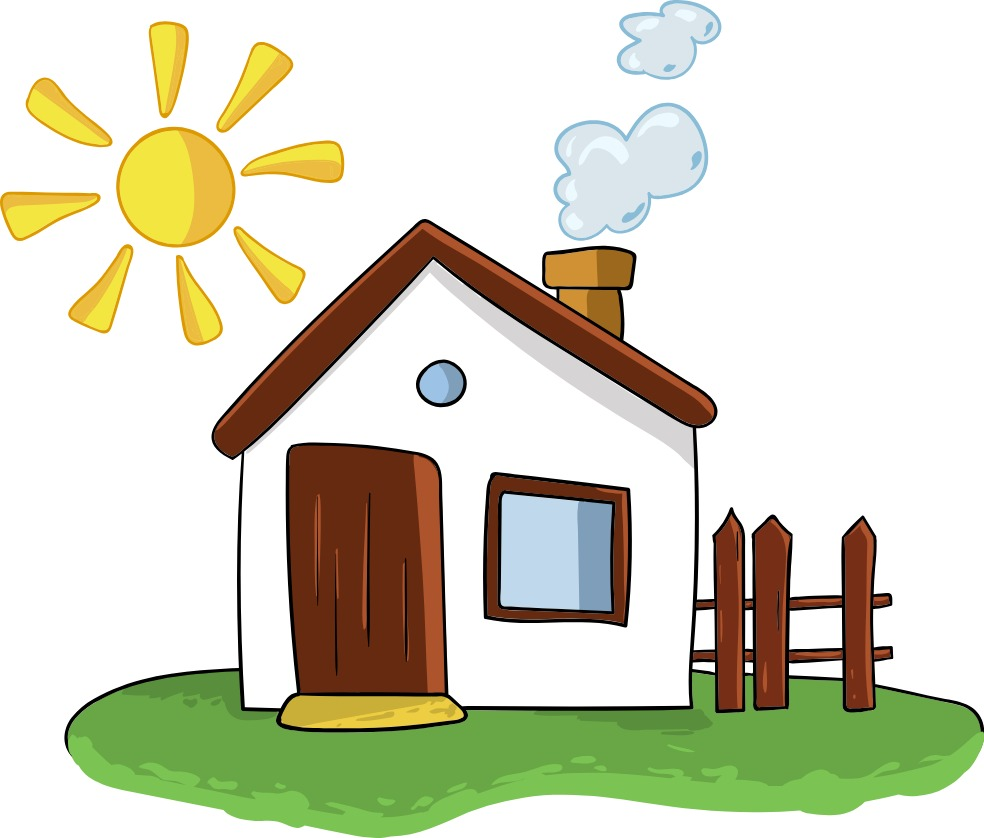
#> input picture Image Processing/house_left.jpg, 984 x 838 px
$ jupyter execute 'Image using Numpy.ipynb'
#> lines starting #> are read from the running program, lines starting #| are printed output that depends on the picture; after the words box and inside, x2 and y2 are one past the last pixel; in counts of white or black regions, pixels touching at a corner belong together
# Using NumPy to Subtract Images From Each Other

[cell 1]
import numpy as np
from PIL import Image
with Image.open("house_left.jpg") as left:
#> left is the input picture: PIL image 984x838 RGB; mean R, G, B 213.7, 213.7, 193.3
    left.load()
with Image.open("house_right.jpg") as right:
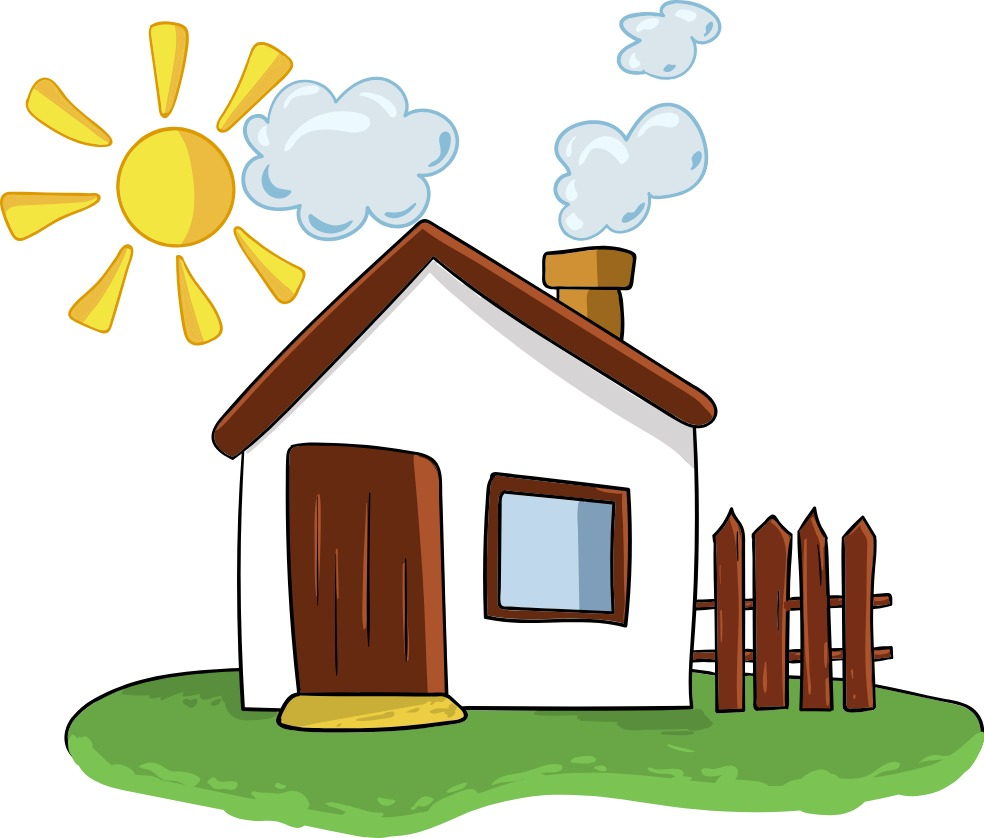
#> input picture Image Processing/house_right.jpg, 984 x 838 px
#> right is the input picture: PIL image 984x838 RGB; mean R, G, B 212, 212.1, 192.4
    right.load()
left_array = np.asarray(left)
right_array = np.asarray(right)

[cell 2]
type(left_array)

[cell 3]
type(right_array)

[cell 4]
difference_array =  right_array - left_array
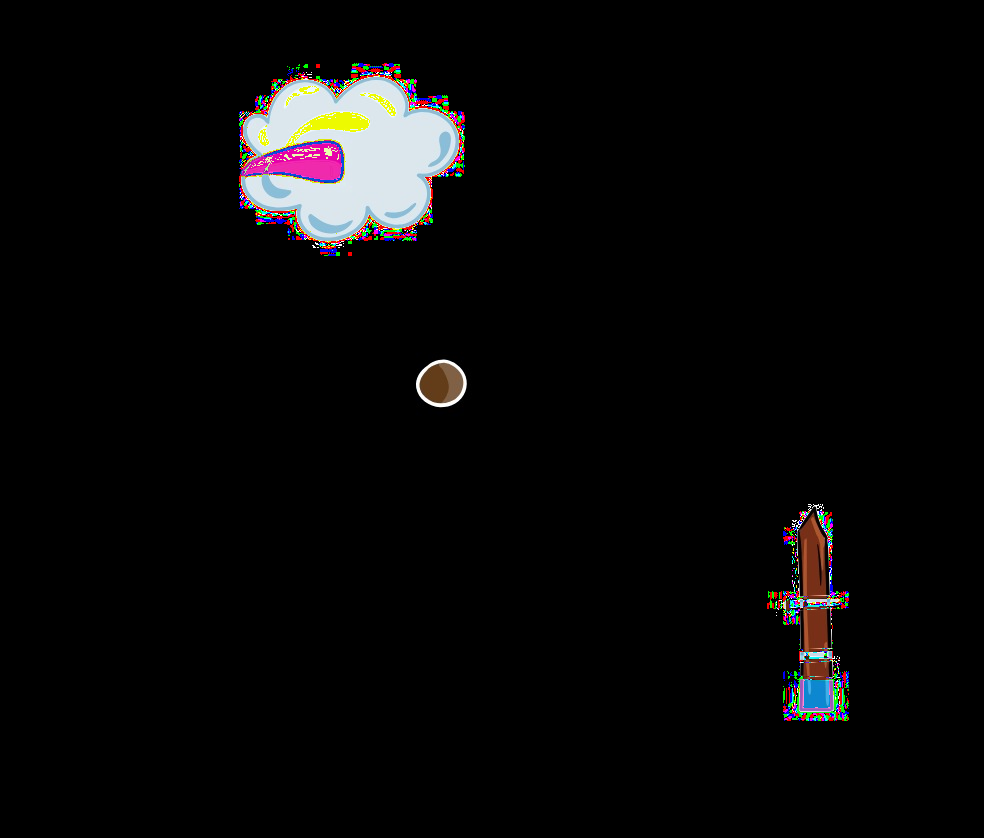
#> difference_array: shape (838, 984, 3); mean R, G, B 9, 8.5, 8.5
type(difference_array)

[cell 5]
difference = Image.fromarray(difference_array)
difference.show()

[cell 6]
#Using NumPy to Create Images

[cell 7]
import numpy as np
from PIL import Image

square = np.zeros((600, 600))
square[200:400, 200:400] = 255

square_img = Image.fromarray(square)
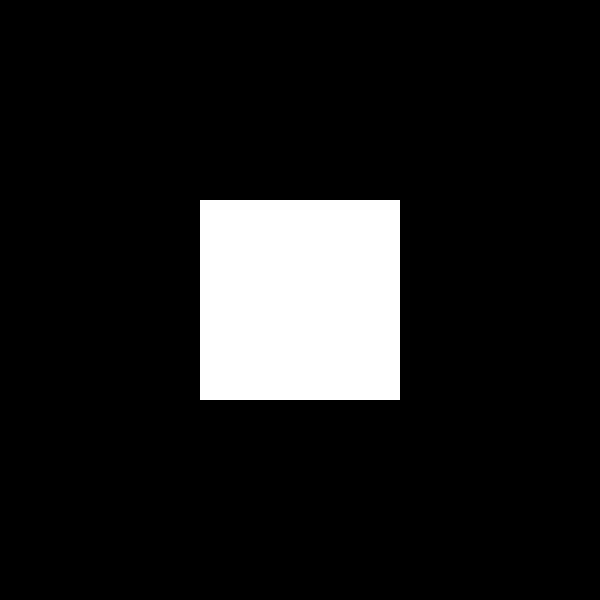
#> square_img: PIL image 600x600 F; 11.1% white; 1 white region, box (x1, y1, x2, y2) and area: (200, 200, 400, 400) 40000
square_img
square_img.show()

[cell 8]
square_img = square_img.convert("L")

[cell 9]
red = np.zeros((600, 600))
green = np.zeros((600, 600))
blue = np.zeros((600, 600))
red[150:350, 150:350] = 255
green[200:400, 200:400] = 255
blue[250:450, 250:450] = 255

red_img = Image.fromarray(red).convert("L")
#> red_img: PIL image 600x600 L; 11.1% white; 1 white region, box (x1, y1, x2, y2) and area: (150, 150, 350, 350) 40000
green_img = Image.fromarray(green).convert("L")
blue_img = Image.fromarray((blue)).convert("L")
#> blue_img: PIL image 600x600 L; 11.1% white; 1 white region, box (x1, y1, x2, y2) and area: (250, 250, 450, 450) 40000

[cell 10]
square_img = Image.merge("RGB", (red_img, green_img, blue_img))
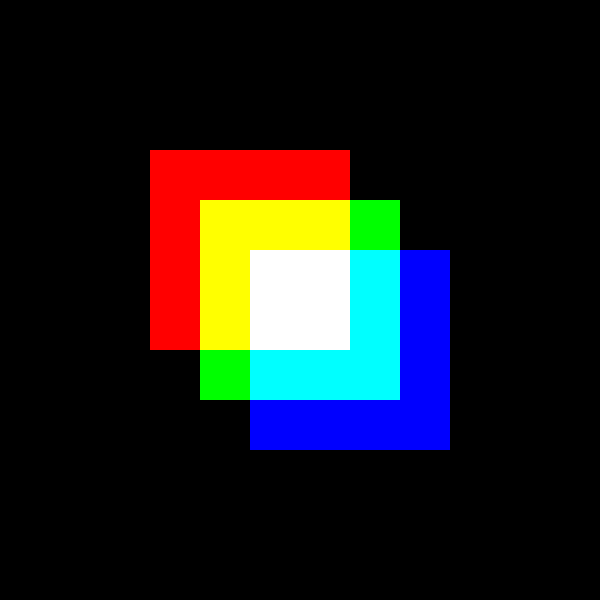
#> square_img: PIL image 600x600 RGB; mean R, G, B 28.3, 28.3, 28.3
square_img

[cell 11]
square_img.show()

[cell 12]
#Creating Animations

[cell 13]
import numpy as np
from PIL import Image

[cell 14]
square_animation = []
for offset in range(0, 100, 2):
    red = np.zeros((600, 600))
    green = np.zeros((600, 600))
    blue = np.zeros((600, 600))
    red[101 + offset : 301 + offset, 101 + offset : 301 + offset] = 255
    green[200:400, 200:400] = 255
    blue[299 - offset : 499 - offset, 299 - offset : 499 - offset] = 255
    red_img = Image.fromarray(red).convert("L")
    green_img = Image.fromarray(green).convert("L")
    blue_img = Image.fromarray((blue)).convert("L")
    square_animation.append(
        Image.merge(
            "RGB",
            (red_img, green_img, blue_img)
        )
    )
#> this loop made 50 passes
#> pass 1, `red_img = Image.fromarray(red).convert("L")`:
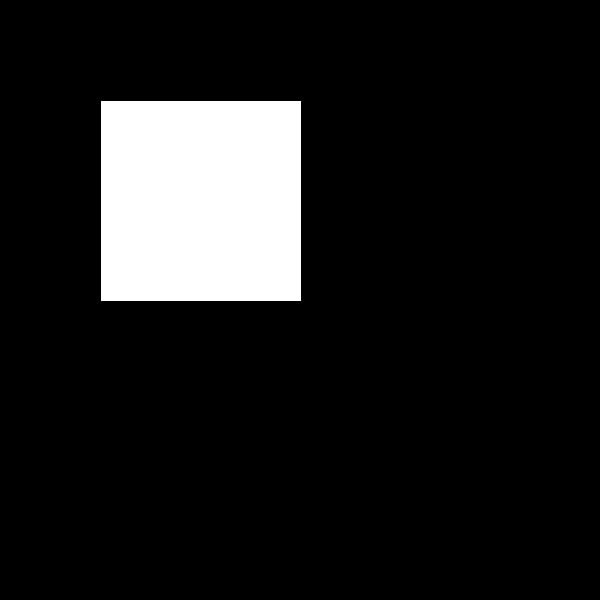
#> red_img: PIL image 600x600 L; 11.1% white; 1 white region, box (x1, y1, x2, y2) and area: (101, 101, 301, 301) 40000
#> pass 1, `blue_img = Image.fromarray((blue)).convert("L")`:
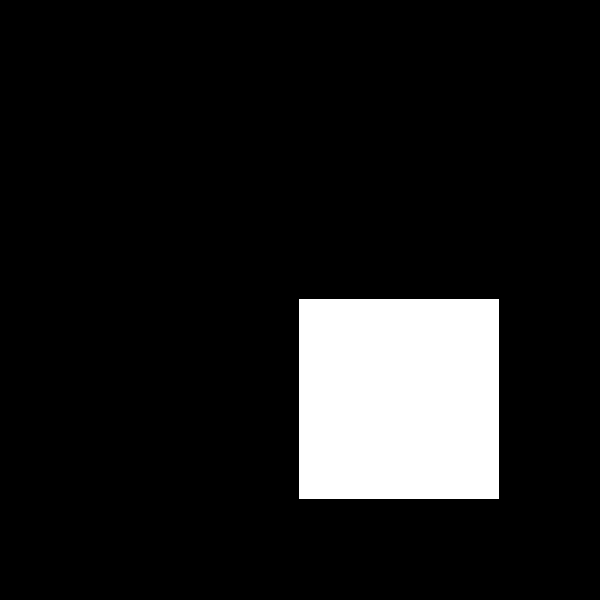
#> blue_img: PIL image 600x600 L; 11.1% white; 1 white region, box (x1, y1, x2, y2) and area: (299, 299, 499, 499) 40000
#> after the loop:
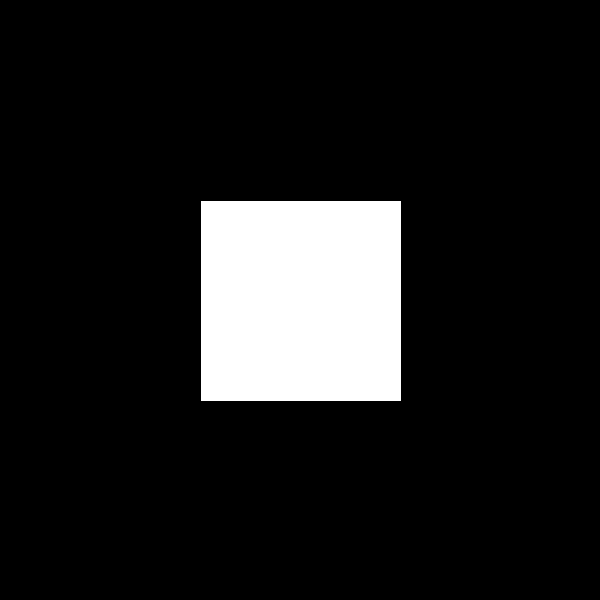
#> blue: shape (600, 600) float64; 11.1% white; 1 white region, box (x1, y1, x2, y2) and area: (201, 201, 401, 401) 40000
#> after the loop:
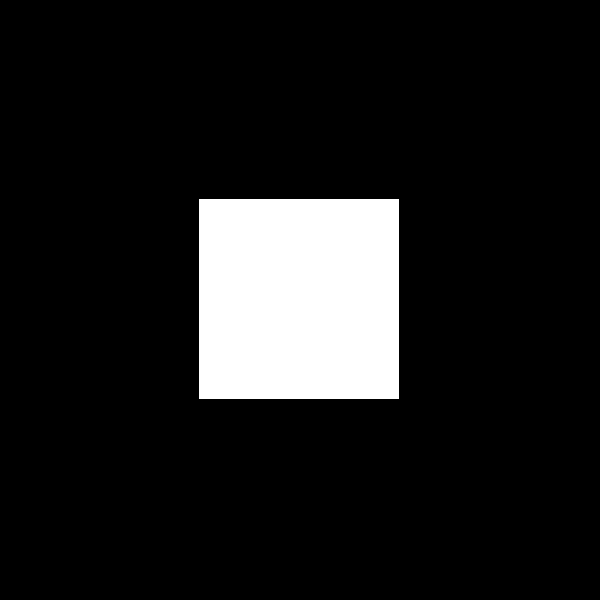
#> red: shape (600, 600) float64; 11.1% white; 1 white region, box (x1, y1, x2, y2) and area: (199, 199, 399, 399) 40000
#> after the loop, square_animation = 50 items

[cell 15]
square_animation[0].save(
    "animation.gif", save_all=True, append_images=square_animation[1:]
)
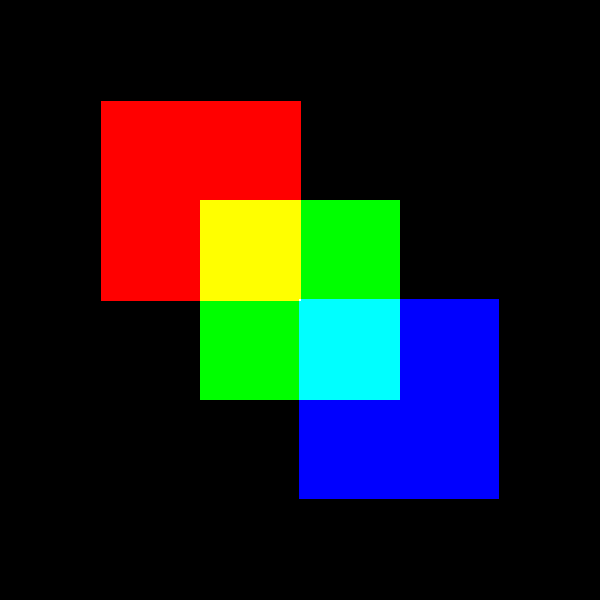
#> saved as animation.gif: PIL image 600x600 RGB; mean R, G, B 28.3, 28.3, 28.3
